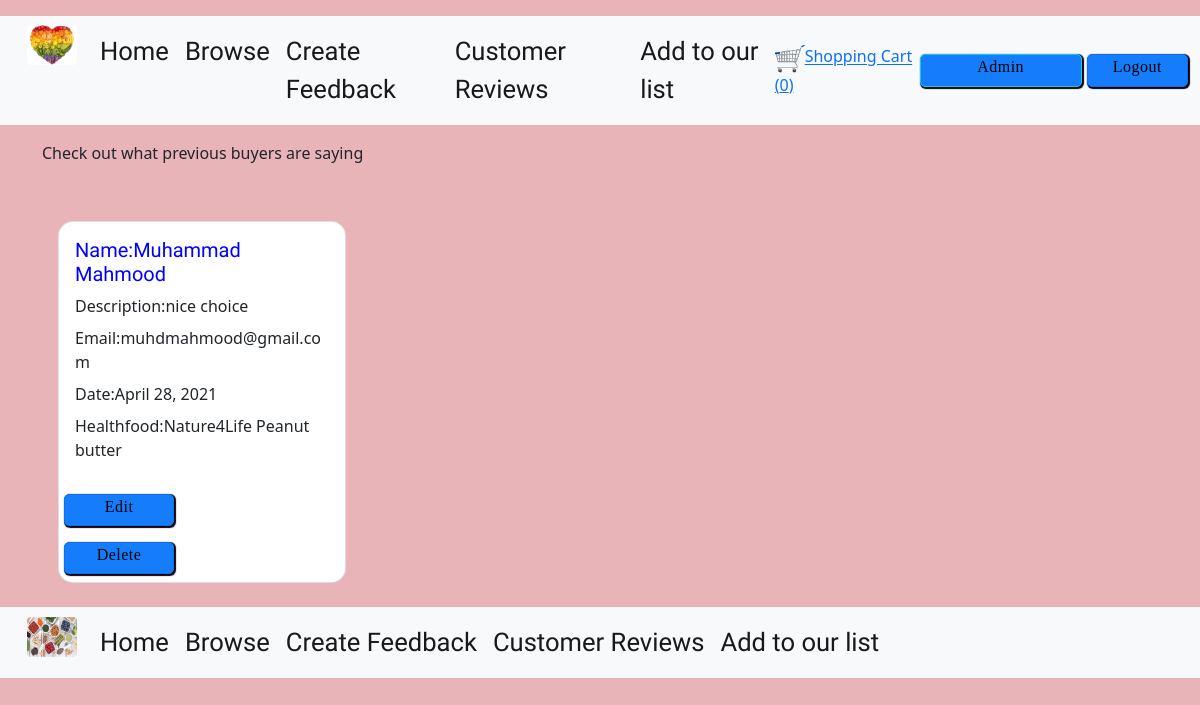
The app's page /reviews/ with its own data.
### reviews/models.py (models this page shows, shortened)
class reviews(models.Model):
    name = models.CharField(blank=False, max_length=255)
    Email = models.EmailField(blank=False, max_length=320)
    date = models.DateField(default=datetime.date.today)
    reviews = models.TextField(blank=False)
    healthfood = models.ForeignKey(healthfood, on_delete=models.CASCADE)

### healthfood/models.py (models this page shows)
class healthfood(models.Model):
    title = models.CharField(blank=False, max_length=255)
    ingredients = models.CharField(blank=False, max_length=255)
    country = models.CharField(blank=False, max_length=255)
    description = models.TextField(blank=False)
    image = ImageField(blank=True, manual_crop="")
    maker = models.ForeignKey(Maker, on_delete=models.CASCADE)
    serving = models.TextField(blank=False)
    nutrition_carbs = models.CharField(blank=False, max_length=255)
    nutrition_protein = models.CharField(blank=False, max_length=255)
    nutrition_fats = models.CharField(blank=False, max_length=255)
    cost = models.DecimalField(max_digits=5, decimal_places=2, blank=False)
    def __str__(self):
        return self.title

### reviews/views.py (the view)
# urls.py: path('', healthfood.views.index, name="show_landing_route"),
def index(request):
    all_reviews = reviews.objects.all()
    return render(request, 'reviews/index-template.html', {
        'reviews': all_reviews
    })

### cart/contexts.py (called while the page is built)
def cart_contents(request):
    cart = request.session.get("shopping_cart", {})
    return {
        'shopping_cart': cart,
        'number_of_items': len(cart)
    }

### reviews/templates/reviews/index-template.html
{% extends 'base.template.html' %}
{% load static %}
{%block content%}
<h>Check out what previous buyers are saying</h1>
    <div style="display:flex;flex-wrap:wrap">
        {%for reviews in reviews %}
        <div class="card m-3" style="width:18rem;">
            <div class="card-body">
                <h6 class="card-title"> Name:{{reviews.name}}</h6>
                <p class="card-title"> Description:{{reviews.reviews}}</p>
                <p class="card-title"> Email:{{reviews.Email}}</p>
                <p class="card-title"> Date:{{reviews.date}}</p>
                <p class="card-title"> Healthfood:{{reviews.healthfood}}</p>
            </div>
            <a href="{% url 'update_reviews_route' reviews_id=reviews.id %}"
                class="btn btn-primary btn-sm mb-2 mt-2">Edit</a>
            <a href="{% url 'delete_reviews_route' reviews_id=reviews.id %}" .
                class="btn btn-primary btn-sm mb-2 mt-2">Delete</a>
        </div>
        {%endfor%}
    </div>
    {%endblock%}

### static/css/style.css (style rules this page uses)
body { background-color: #E8B4B8; }
.btn-primary { text-decoration: none; color: black; background-color: #157cfc; text-align: center; letter-spacing: .5px; -webkit-transition: background-color .2s ease-out; transition: background-color .2s ease-out; cursor: pointer; width: 110px; height: 32.33px; font-size: 16px; border-radius: 5px; vertical-align: middle; padding: 0px 20px 7px 20px; box-shadow: 1px 1px 1px 1px black; margin-left: 5px; font-family: 'Original Surfer', cursive; }
.card { border-radius: 15px; width: 500px; }
h6 { font-family: 'Josefin Sans', sans-serif; font-size: 20px; color: blue; top: 50px; }
.card { position: relative; top: 40px; }

### records on screen
reviews: name "Muhammad Mahmood", reviews "nice choice", Email "muhdmahmood@gmail.com", date "April 28, 2021", healthfood "Nature4Life Peanut butter"

### other values on screen
{{ number_of_items }} "0"
